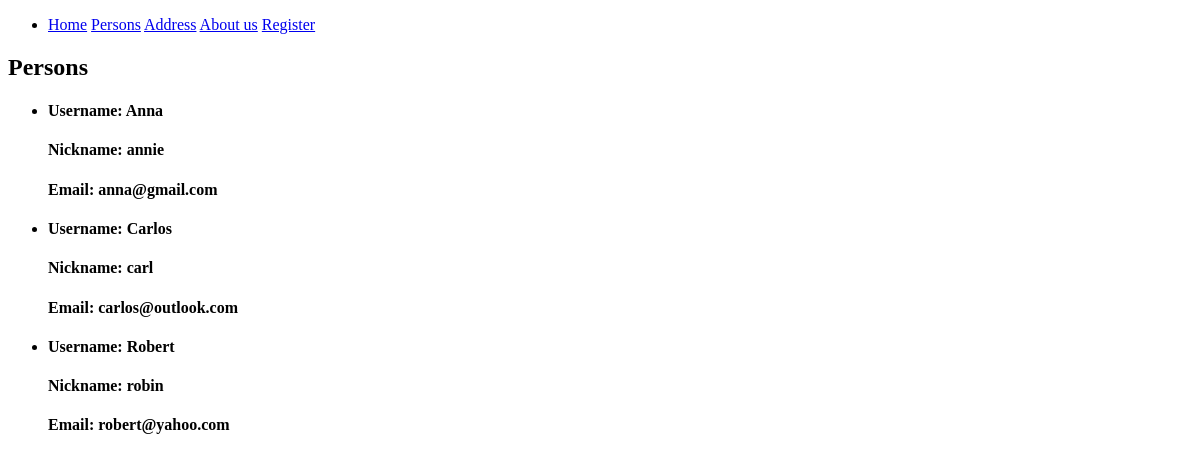
The page /person on the database as committed earlier.
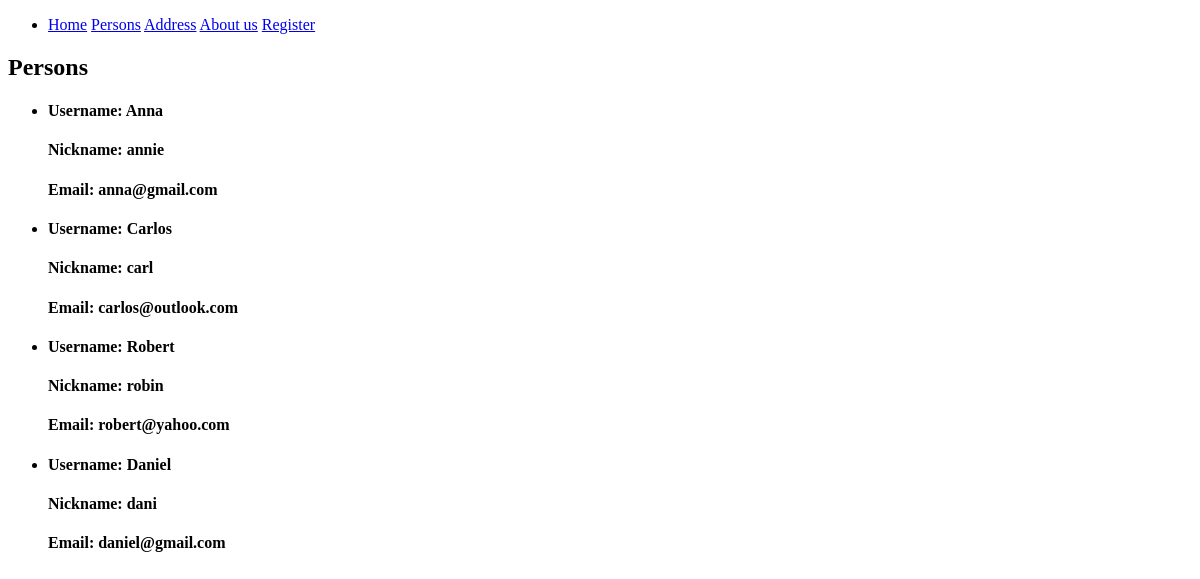
The same page on the database as committed later.
### crud_web/models.py (models this page shows, shortened)
class Person(models.Model):
    id = models.UUIDField(primary_key=True, default=uuid4, editable=False)
    username = models.CharField(max_length=10)
    nickname = models.CharField(max_length=10)
    email = models.CharField(max_length=20,  unique=True)
    password = models.CharField(max_length=20)
    address = models.ForeignKey(Address, on_delete=models.CASCADE)

### crud_web/views.py (the view)
# urls.py: path('person', views.all_persons),
def all_persons(request):
    person_obj = Person.objects.all()
    return render(request, 'person.html', {
        'persons': person_obj
    })

### crud_web/templates/person.html (shortened to what this page needs)
<!DOCTYPE html>
<html lang="en">
<head>
</head>
<body>
  {% extends 'navbar.html' %}
  {% block content %}
    <h2>Persons</h2>
    {% for person in persons %}
      <div>
        <ul>
          <li>
            <h4>Username: {{person.username}}</h4>
            <h4>Nickname: {{person.nickname}}</h4>
            <h4>Email:    {{person.email}}</h4>
          </li>
        </ul>
      </div>
    {% endfor %}
  {% endblock %}

Rows that differ between the two databases and show on the page:
added Person: username "Daniel", nickname "dani", email "daniel@gmail.com"
